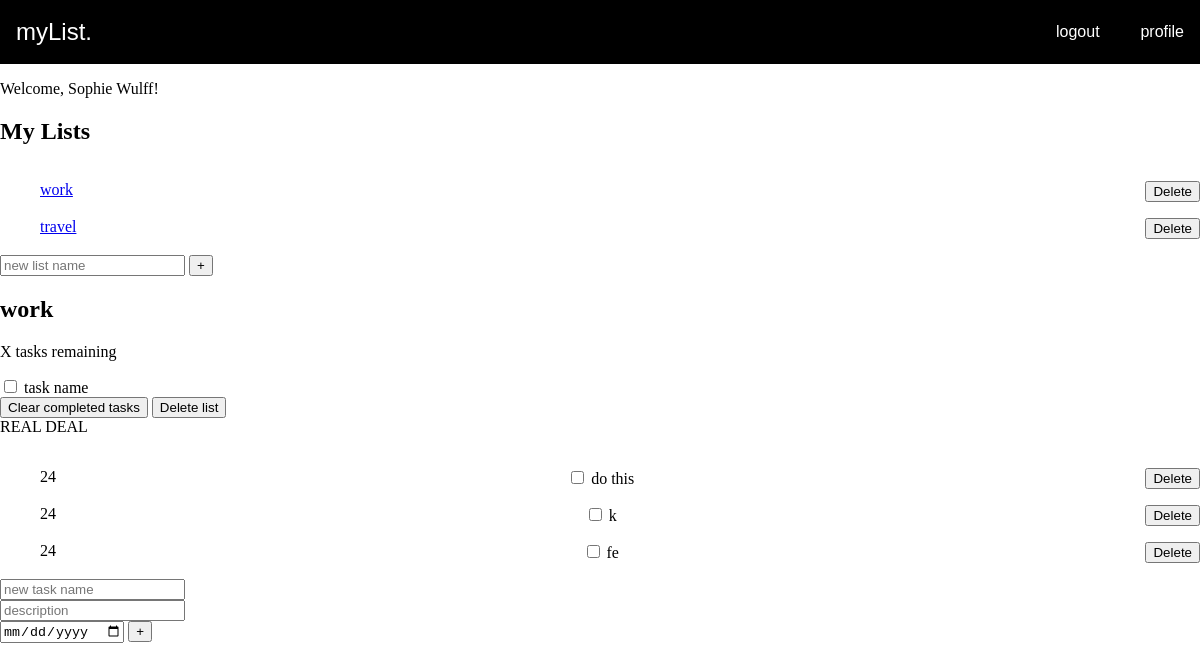
The app's page /loggedin.php?id=24&title=work (signed in) with its own data.
### tables this page shows
CREATE TABLE lists (
id INTEGER PRIMARY KEY AUTOINCREMENT,
title VARCHAR,
created_at DATETIME DEFAULT CURRENT_TIMESTAMP,
user_id INTEGER,
FOREIGN KEY(user_id) REFERENCES users(id)
);

CREATE TABLE tasks (
id INTEGER PRIMARY KEY AUTOINCREMENT,
title VARCHAR,
created_at DATETIME DEFAULT CURRENT_TIMESTAMP,
deadline_at DATETIME DEFAULT CURRENT_TIMESTAMP,
completed_at DATETIME DEFAULT CURRENT_TIMESTAMP,
content VARCHAR,
list_id INTEGER,
user_id INTEGER,
FOREIGN KEY(list_id) REFERENCES lists(id),
FOREIGN KEY(user_id) REFERENCES users(id)
);

### app/functions.php (called while the page is built, shortened)
<?php
function get_lists(object $database)
{
    $user_id = $_SESSION['user']['id'];
    $statement = $database->prepare("SELECT * FROM lists WHERE user_id = :id");
    $statement->bindParam(':id', $user_id, PDO::PARAM_INT);
    $statement->execute();
    $lists = $statement->fetchAll(PDO::FETCH_ASSOC);
    return $lists;
}
function get_tasks(object $database)
{
    $user_id = $_SESSION['user']['id'];
    $statement = $database->prepare('SELECT * FROM tasks WHERE user_id = :user_id ');
    $statement->bindParam(':user_id', $user_id, PDO::PARAM_INT);
    $statement->execute();
    $allTasks = $statement->fetchAll(PDO::FETCH_ASSOC);
    return $allTasks;
}

### loggedin.php (the view, shortened to what this page needs)
<?php
require __DIR__ . '/app/autoload.php';
require __DIR__ . '/views/header.php';
?>
<?php if (isset($_SESSION['user'])) : ?>
    <p>Welcome, <?= $_SESSION['user']['name']; ?>!</p>
<?php
endif; ?>
<h2 class="list-title">My Lists</h2>
<ul>
    <?php
    $lists = get_lists($database);
    foreach ($lists as $list) : ?>
        <?php
        $title = $list['title'];
        $id = $list['id'];
        ?>
        <li>
            <a href="loggedin.php?id=<?= $id; ?>&title=<?= $title; ?>"><?php echo $title; ?></a>
            <form action="/app/lists/delete.php" method="post">
                <button name="delete-list" type="submit" value="<?= $id ?>">Delete</button>
            </form>
        </li>
    <?php endforeach ?>
</ul>
<form action="/app/lists/create.php" method="post">
    <input id="title" name="title" type="text" class="new-list" placeholder="new list name" aria-label="new list name" />
    <button class="create-list">+</button>
</form>
<div class="todo-list">
    <div class="todo-header">
        <h2 class="list-title"><?= $_GET['title']; ?></h2>
        <p class="task-count">X tasks remaining</p>
    </div>
    <div class="todo-body">
        <div class="tasks">
            <div class="task">
                <input type="checkbox" id="PLOCKA FRÅN DATABAS KANSKE" name="task" />
                <label for="task">
                    task name
                </label>
            </div>
            <div class="delete-stuff">
                <button class="delete MARKED">Clear completed tasks</button>
                <button class="delete HELA SKITEN">Delete list</button>
            </div>
        </div>
    </div>
    <div>REAL DEAL</div>
    <ul>
        <?php
        if (isset($_GET['id'])) :
            $tasks = get_tasks($database);
            foreach ($tasks as $task) :
                if ($task['list_id'] = $_GET['id']) : ?>
                    <li>
                        <?php echo $task['list_id']; ?>
                        <form action="/app/tasks/create.php" method="post">
                            <input type="checkbox" id="list-checkbox" name="list-checkbox">
                            <label for="list-checkbox"><?= $task['title'] ?></label>
                        </form>
                        <form action="/app/tasks/delete.php" method="post">
                            <button name="delete-task" type="submit" value="<?= $taskId ?>">Delete</button>
                        </form>
                    </li>
                <?php endif; ?>
            <?php endforeach ?>
    </ul>
<?php else :
            echo 'please choose a list.'
?>
<?php endif; ?>
<form action="/app/tasks/create.php?id=<?= $_GET['id'] ?>" method="post">
    <div>
        <input id="title" name="title" type="text" class="new-task" placeholder="new task name" />
    </div>
    <div>
        <input id="title" name="title" type="text" class="new-task" placeholder="description" />
    </div>
    <div>
        <input id="date" name="date" type="date" class="new-task" placeholder="due date" />
        <button class="create" aria-label="create new task">+</button>
    </div>
</form>

### assets/styles/style.css (style rules this page uses)
* { box-sizing: border-box; }
body { margin: 0; padding: 0; }

### assets/styles/profile.css (style rules this page uses)
li { display: flex; justify-content: space-between; padding-top: 1rem; }

### records on screen
lists: title "work", $id 24 (drawn)
lists: title "travel", $id 25 (drawn)
tasks: list_id "24", title "do this"
tasks: list_id "24", title "k"
tasks: id "24", title "fe"

### other values on screen
$_SESSION['user']['name'] "Sophie Wulff"
$_GET['title'] "work"
